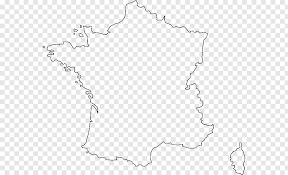
#> input picture images/image11.png, 288 x 175 px
$ python contourApplication1.py   (older library calls are emulated)
#> lines starting #> are read from the running program, lines starting #| are printed output that depends on the picture; after the words box and inside, x2 and y2 are one past the last pixel; in counts of white or black regions, pixels touching at a corner belong together; long printed decimals are rounded
import numpy as np
import cv2

def moment():
    img = cv2.imread('images/image11.png')
#> img is the input picture: shape (175, 288, 3); min 0, max 255, mean 240.7
    imgray = cv2.cvtColor(img, cv2.COLOR_BGR2GRAY)

    ret, thr = cv2.threshold(imgray, 127, 255, 0)
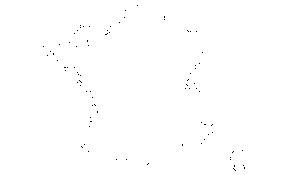
#> thr: shape (175, 288); 99.8% white; black in thin lines or dots, all inside (x1, y1, x2, y2) = (43, 5, 245, 171)
    _, contours, _ = cv2.findContours(thr, cv2.RETR_TREE, cv2.CHAIN_APPROX_SIMPLE)
#> contours = 96 contours, 95 with area under 20; largest, box (x1, y1, x2, y2) and area: (0, 0, 288, 175) 49938

    contour = contours[0]
#> contour = [[0, 0], [0, 174], [287, 174], [287, 0]]
    mmt = cv2.moments(contour)
#> mmt = moments, m00 49938, centre m10/m00, m01/m00 = (143.5, 87)

    for key, val in mmt.items():
        print('%s:\t%.5f' %(key, val))
#> this loop made 24 passes
#> (key, val) on passes 1 to 12: ('m00', 49938), ('m10', 7166103), ('m01', 4344606), ('m20', 1.37e+09), ('m11', 623450961), ('m02', 503974296), ('m30', 2.95e+11), ('m21', 1.19e+11), ('m12', 7.23e+10), ('m03', 6.58e+10), ('mu20', 342778593.5), ('mu11', 0)
#| m00:	49938.000
#| m10:	7166103.000
#| m01:	4344606.000
#| m20:	1371114374.000
#| m11:	623450961.000
#| m02:	503974296.000
#| m30:	295132369003.500
#| m21:	119286950538.000
#> (further printed lines are left out)

    cx = int(mmt['m10']/mmt['m00'])
#> cx = 143
    cy = int(mmt['m01']/mmt['m00'])
#> cy = 87

    print(cx, cy)
#| 143 87


def contour():
    img = cv2.imread('images/image11.png')
    imgray = cv2.cvtColor(img, cv2.COLOR_BGR2GRAY)

    ret, thr = cv2.threshold(imgray, 127, 255, 0)
    _, contours, _ = cv2.findContours(thr, cv2.RETR_TREE, cv2.CHAIN_APPROX_SIMPLE)

    cnt = contours[85]
#> cnt = [[79, 27], [80, 26], [81, 27], [80, 28]]
    area = cv2.contourArea(cnt)
#> area = 2
    perimeter = cv2.arcLength(cnt, True)
#> perimeter = 5.66

    cv2.drawContours(img, [cnt], 0, (255, 255, 0), 1)
#> img: shape (175, 288, 3); 0.01% of pixels changed, all inside (x1, y1, x2, y2) = (79, 26, 82, 29)

    print('contour Area: ',area)
#| contour Area:  2.0
    print('contour length: ',perimeter)
#| contour length:  5.657

    cv2.imshow('contour', img)
    cv2.waitKey(0)
    cv2.destroyAllWindows()

moment()
contour()
